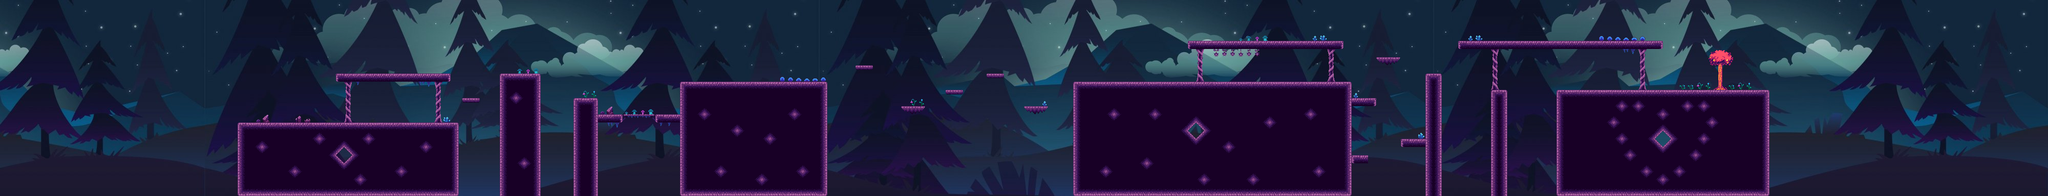

This is a level from a 2D game, rendered from its Tiled map with the project's own tilesets. A one-line summary and the map file follow, with tile-layer data summarised:
An orthogonal 250x24 tile map with 16x16 px tiles, 4 tile layers (background, checkpoint, decoration, landscape), 3 tilesets.

<map version="1.5" tiledversion="1.7.2" orientation="orthogonal" renderorder="right-down" width="250" height="24" tilewidth="16" tileheight="16" infinite="0" nextlayerid="5" nextobjectid="1">
 <tileset firstgid="1" source="Spritesheet.tsx" />
 <tileset firstgid="141" source="6.tsx" />
 <tileset firstgid="3291" source="Tileset_night.tsx" />
 <layer id="3" name="background" width="250" height="24">
  <data>[6000 cells, 6000 non-empty, 1800 distinct tile ids]</data>
 </layer>
 <layer id="4" name="checkpoint" width="250" height="24">
  <data>[6000 cells, 14 non-empty, 14 distinct tile ids]</data>
 </layer>
 <layer id="2" name="decoration" width="250" height="24">
  <data>[6000 cells, 91 non-empty, 39 distinct tile ids]</data>
 </layer>
 <layer id="1" name="landscape" width="250" height="24">
  <data>[6000 cells, 1573 non-empty, 54 distinct tile ids]</data>
 </layer>
</map>
